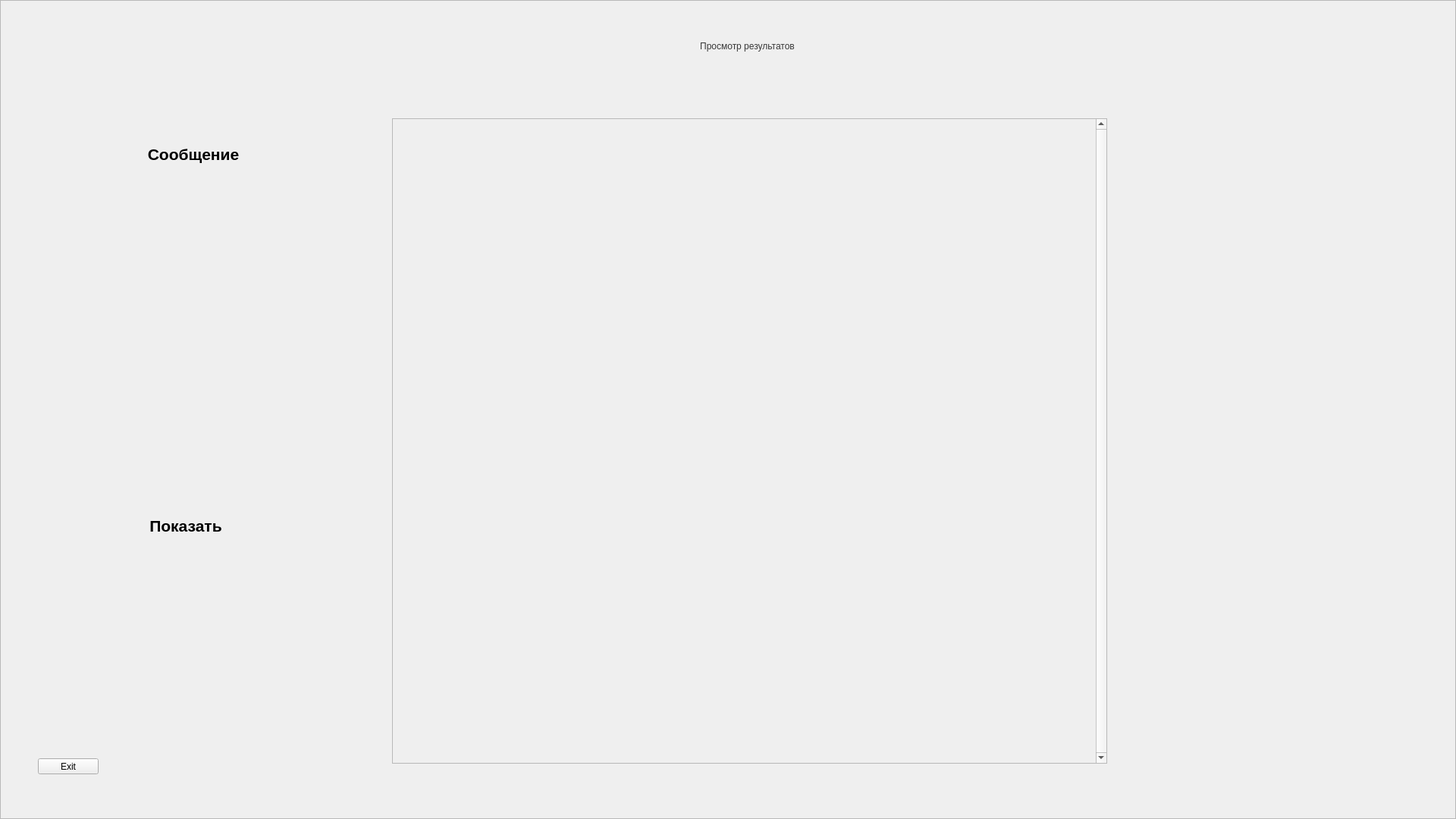
<?xml version="1.0" encoding="UTF-8"?>
<ui version="4.0">
 <class>ResultWindow</class>
 <widget class="QWidget" name="ResultWindow">
  <property name="geometry">
   <rect>
    <x>0</x>
    <y>0</y>
    <width>1920</width>
    <height>1080</height>
   </rect>
  </property>
  <property name="windowTitle">
   <string>Form</string>
  </property>
  <widget class="QLabel" name="labIndicator_num">
   <property name="geometry">
    <rect>
     <x>220</x>
     <y>240</y>
     <width>60</width>
     <height>120</height>
    </rect>
   </property>
   <property name="text">
    <string/>
   </property>
  </widget>
  <widget class="QLabel" name="labIndicator">
   <property name="geometry">
    <rect>
     <x>220</x>
     <y>240</y>
     <width>60</width>
     <height>120</height>
    </rect>
   </property>
   <property name="styleSheet">
    <string notr="true">background-image: url(:/indicator_off);</string>
   </property>
   <property name="text">
    <string/>
   </property>
  </widget>
  <widget class="QPushButton" name="btnDecCount">
   <property name="geometry">
    <rect>
     <x>120</x>
     <y>270</y>
     <width>85</width>
     <height>85</height>
    </rect>
   </property>
   <property name="text">
    <string/>
   </property>
   <property name="flat">
    <bool>true</bool>
   </property>
  </widget>
  <widget class="QPushButton" name="btnIncCount">
   <property name="geometry">
    <rect>
     <x>300</x>
     <y>270</y>
     <width>85</width>
     <height>85</height>
    </rect>
   </property>
   <property name="text">
    <string/>
   </property>
   <property name="flat">
    <bool>true</bool>
   </property>
  </widget>
  <widget class="QLabel" name="labelShow">
   <property name="geometry">
    <rect>
     <x>130</x>
     <y>180</y>
     <width>250</width>
     <height>46</height>
    </rect>
   </property>
   <property name="font">
    <font>
     <pointsize>16</pointsize>
     <weight>75</weight>
     <bold>true</bold>
    </font>
   </property>
   <property name="styleSheet">
    <string notr="true">background-image: url(:/label_long);</string>
   </property>
   <property name="text">
    <string>Сообщение</string>
   </property>
   <property name="alignment">
    <set>Qt::AlignCenter</set>
   </property>
  </widget>
  <widget class="QScrollArea" name="scrollArea">
   <property name="geometry">
    <rect>
     <x>517</x>
     <y>156</y>
     <width>943</width>
     <height>851</height>
    </rect>
   </property>
   <property name="verticalScrollBarPolicy">
    <enum>Qt::ScrollBarAlwaysOn</enum>
   </property>
   <property name="horizontalScrollBarPolicy">
    <enum>Qt::ScrollBarAlwaysOff</enum>
   </property>
   <property name="sizeAdjustPolicy">
    <enum>QAbstractScrollArea::AdjustToContents</enum>
   </property>
   <property name="widgetResizable">
    <bool>false</bool>
   </property>
   <property name="alignment">
    <set>Qt::AlignJustify|Qt::AlignTop</set>
   </property>
   <widget class="QWidget" name="resultAreaWidget">
    <property name="geometry">
     <rect>
      <x>0</x>
      <y>0</y>
      <width>943</width>
      <height>0</height>
     </rect>
    </property>
    <property name="sizePolicy">
     <sizepolicy hsizetype="Preferred" vsizetype="Expanding">
      <horstretch>0</horstretch>
      <verstretch>0</verstretch>
     </sizepolicy>
    </property>
    <property name="autoFillBackground">
     <bool>true</bool>
    </property>
    <widget class="QWidget" name="verticalLayoutWidget">
     <property name="geometry">
      <rect>
       <x>-1</x>
       <y>-1</y>
       <width>411</width>
       <height>401</height>
      </rect>
     </property>
     <layout class="QVBoxLayout" name="resultVbox">
      <property name="spacing">
       <number>0</number>
      </property>
      <property name="sizeConstraint">
       <enum>QLayout::SetFixedSize</enum>
      </property>
     </layout>
    </widget>
   </widget>
  </widget>
  <widget class="QLabel" name="labelFrame">
   <property name="geometry">
    <rect>
     <x>440</x>
     <y>110</y>
     <width>1090</width>
     <height>930</height>
    </rect>
   </property>
   <property name="styleSheet">
    <string notr="true">background-image: url(:/frameBig);</string>
   </property>
   <property name="text">
    <string/>
   </property>
  </widget>
  <widget class="QFrame" name="frame">
   <property name="geometry">
    <rect>
     <x>0</x>
     <y>0</y>
     <width>1920</width>
     <height>1080</height>
    </rect>
   </property>
   <property name="styleSheet">
    <string notr="true">background-image: url(:/backgroundSteel);</string>
   </property>
   <property name="frameShape">
    <enum>QFrame::StyledPanel</enum>
   </property>
   <property name="frameShadow">
    <enum>QFrame::Raised</enum>
   </property>
   <widget class="QPushButton" name="btnUpdate">
    <property name="geometry">
     <rect>
      <x>190</x>
      <y>750</y>
      <width>95</width>
      <height>95</height>
     </rect>
    </property>
    <property name="text">
     <string/>
    </property>
    <property name="flat">
     <bool>true</bool>
    </property>
   </widget>
   <widget class="QLabel" name="labelCount">
    <property name="geometry">
     <rect>
      <x>120</x>
      <y>670</y>
      <width>250</width>
      <height>46</height>
     </rect>
    </property>
    <property name="font">
     <font>
      <pointsize>16</pointsize>
      <weight>75</weight>
      <bold>true</bold>
     </font>
    </property>
    <property name="styleSheet">
     <string notr="true">background-image: url(:/label_long);</string>
    </property>
    <property name="text">
     <string>Показать</string>
    </property>
    <property name="alignment">
     <set>Qt::AlignCenter</set>
    </property>
   </widget>
   <widget class="QLabel" name="labelTitle">
    <property name="geometry">
     <rect>
      <x>450</x>
      <y>20</y>
      <width>1071</width>
      <height>81</height>
     </rect>
    </property>
    <property name="styleSheet">
     <string notr="true">background:transparent;
color: rgb(55, 55, 55);</string>
    </property>
    <property name="text">
     <string>Просмотр результатов</string>
    </property>
    <property name="alignment">
     <set>Qt::AlignCenter</set>
    </property>
   </widget>
   <widget class="QPushButton" name="btnExit">
    <property name="geometry">
     <rect>
      <x>50</x>
      <y>1000</y>
      <width>80</width>
      <height>21</height>
     </rect>
    </property>
    <property name="text">
     <string>Exit</string>
    </property>
   </widget>
  </widget>
  <zorder>frame</zorder>
  <zorder>btnDecCount</zorder>
  <zorder>btnIncCount</zorder>
  <zorder>labIndicator</zorder>
  <zorder>labIndicator_num</zorder>
  <zorder>labelFrame</zorder>
  <zorder>labelShow</zorder>
  <zorder>scrollArea</zorder>
 </widget>
 <resources/>
 <connections/>
</ui>
